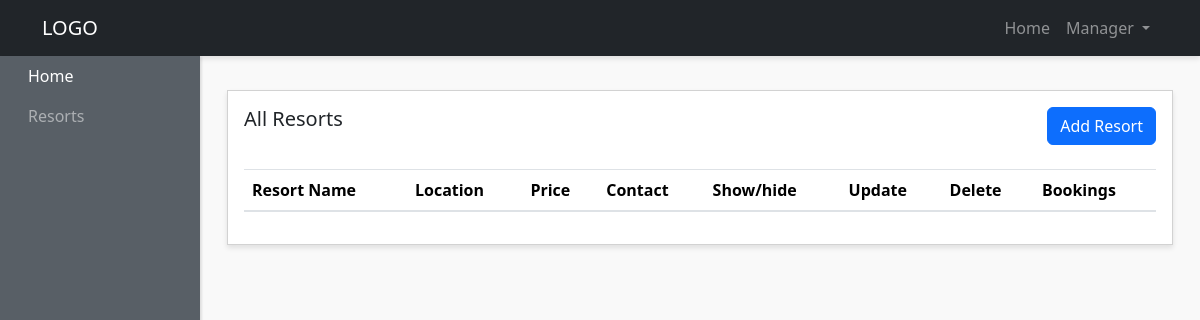
Page /admin-panel/resorts/show-resorts.php (signed in) on the earlier database version.
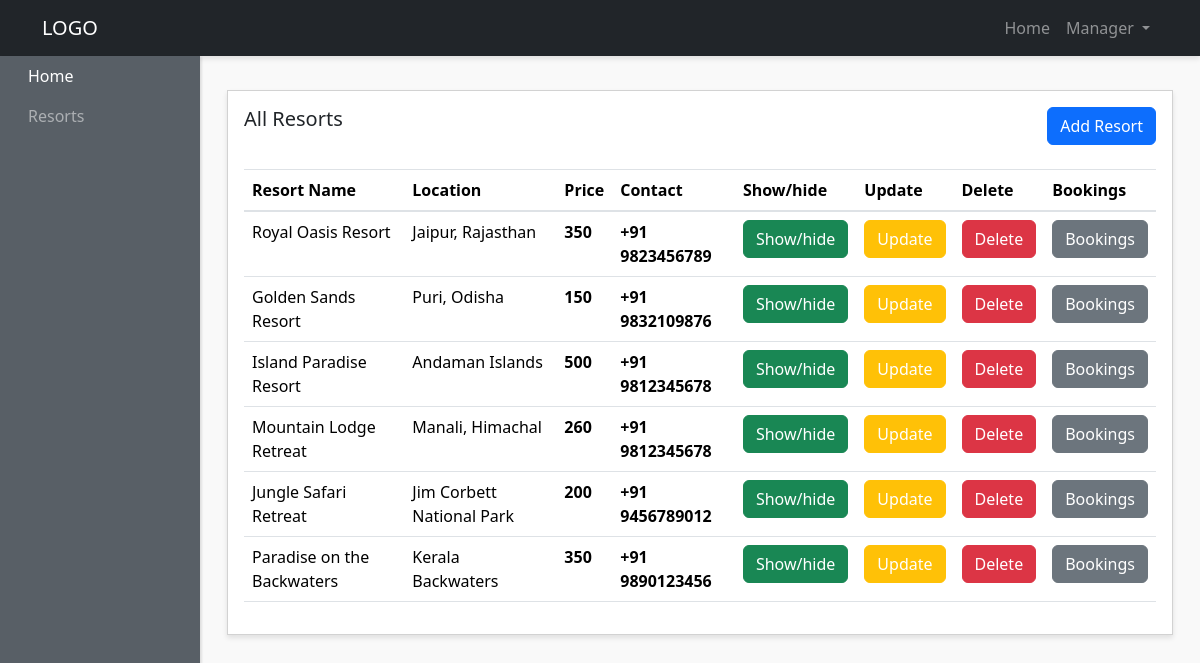
Same page on the later database version.
### tables this page shows
CREATE TABLE `resortinfo` (
  `id` int NOT NULL,
  `Name` text NOT NULL,
  `location` varchar(255) DEFAULT NULL,
  `address` varchar(255) DEFAULT NULL,
  `contact_info` varchar(255) DEFAULT NULL,
  `highlights` text,
  `amenities` text,
  `room_types` text,
  `price` int DEFAULT NULL,
  `poster` text NOT NULL,
  `discount` int NOT NULL,
  `rating` int NOT NULL,
  `overview` text NOT NULL,
  `more` text NOT NULL,
  `mid` int NOT NULL,
  `listing` int NOT NULL
);

### admin-panel/resorts/show-resorts.php (the view, shortened to what this page needs)
<?php require "../layouts/header.php"; ?>
<?php require "../../config/config.php"; ?>
<?php
  if (isset($_SESSION['managername'])) {
    $mid = $_SESSION['manager_id'];
    $resorts = $conn->query("SELECT * FROM resortinfo where mid=$mid");
  }
  else{
    $resorts = $conn->query("SELECT * FROM resortinfo");
  }
  $resorts->execute();
  $allResorts = $resorts->fetchAll(PDO::FETCH_OBJ);
?>
      <div class="row">
        <div class="col">
          <div class="card">
            <div class="card-body">
              <h5 class="card-title mb-4 d-inline">All Resorts</h5>
              <?php if(isset($_SESSION['managername'])) : ?>
             <a  href="<?php echo ADMINURL; ?>/resorts/create-resorts.php" class="btn btn-primary mb-4 text-center float-right">Add Resort</a>
             <?php endif; ?>
              <table class="table">
                <thead>
                  <tr>
                    <th scope="col">Resort Name</th>
                    <th scope="col">Location</th>
                    <th scope="col">Price</th>
                    <th scope="col">Contact</th>
                    <th scope="col">Show/hide</th>
                    <th scope="col">Update</th>
                    <th scope="col">Delete</th>
                    <th scope="col">Bookings</th>
                  </tr>
                </thead>
                <tbody>
                  <?php foreach($allResorts as $resort) : ?>
                    <tr>
                      <td><?php echo  $resort->Name; ?></td>
                      <td><?php echo  $resort->location; ?></td>
                      <th scope="row"><?php echo  $resort->price; ?></th>
                      <th><?php echo  $resort->contact_info; ?></th>
                      <td><a  href="./control-resorts.php?id=<?php echo $resort->id; ?>&setter=<?php if($resort->listing){echo '0';} else{ echo '1';} ?>" class="btn btn-<?php if($resort->listing){echo 'success';} else{ echo 'warning';} ?> text-white text-center ">Show/hide</a></td>
                      <td><a  href="update-resorts.php?id=<?php echo $resort->id; ?>" class="btn btn-warning text-white text-center ">Update </a></td>
                      <td><a href="delete-resorts.php?id=<?php echo $resort->id; ?>" class="btn btn-danger text-center ">Delete </a></td>
                      <td><a href="show-bookings.php?id=<?php echo $resort->id; ?>" class="btn btn-secondary text-center ">Bookings </a></td>
                    </tr>
                  <?php endforeach; ?>
                </tbody>
              </table>
            </div>
          </div>
        </div>
      </div>
 <?php require "../layouts/footer.php"; ?>

### admin-panel/layouts/header.php (shortened to what this page needs)
<!DOCTYPE html>
<html lang="en">
<head>
    <link href="http://maxcdn.bootstrapcdn.com/bootstrap/4.0.0/css/bootstrap.min.css" rel="stylesheet">
    <link href="https://cdn.jsdelivr.net/npm/bootstrap@5.3.2/dist/css/bootstrap.min.css" rel="stylesheet">
     <link href="<?php echo ADMINURL; ?>/styles/style.css" rel="stylesheet">
</head>
<body>
<div id="wrapper">
    <nav class="navbar header-top fixed-top navbar-expand-lg  navbar-dark bg-dark">
      <div class="container">
      <a class="navbar-brand" href="#">LOGO</a>
      <div class="collapse navbar-collapse" id="navbarText">
        <?php if(isset($_SESSION['adminname']) || isset($_SESSION['managername'])) : ?>
        <ul class="navbar-nav side-nav" >
          <li class="nav-item">
            <a class="nav-link text-white" style="margin-left: 20px;" href="<?php echo ADMINURL; ?>">Home
            </a>
          </li>
          <li class="nav-item">
            <a class="nav-link" href="<?php echo ADMINURL; ?>/resorts/show-resorts.php" style="margin-left: 20px;">Resorts</a>
          </li>
          <?php endif; ?>
        </ul>
        <ul class="navbar-nav ml-md-auto d-md-flex">
          <?php if(!isset($_SESSION['adminname']) && !isset($_SESSION['managername'])) : ?>
          <li class="nav-item">
            <a class="nav-link" href="<?php echo ADMINURL; ?>/admins/login-admins.php">login
              <span class="sr-only">(current)</span>
            </a>
          </li>
          <?php elseif (isset($_SESSION['managername'])) : ?>
          <li class="nav-item">
            <a class="nav-link" href="<?php echo ADMINURL; ?>">Home
            </a>
          </li>
          <li class="nav-item dropdown">
            <a class="nav-link dropdown-toggle" href="#" id="navbarDropdown" role="button" data-toggle="dropdown" aria-haspopup="true" aria-expanded="false">
              <?php echo $_SESSION['managername']; ?>
            </a>
          </li>
          <?php endif; ?>
        </ul>
      </div>
    </div>
    </nav>
    <div class="container-fluid">

### admin-panel/layouts/footer.php (shortened to what this page needs)
</div>
</body>
</html>

### admin-panel/styles/style.css (style rules this page uses)
body { background:#f9f9f9; }
#wrapper { padding:90px 15px; }
.navbar-expand-lg .navbar-nav.side-nav { flex-direction: column; }
.card { margin-bottom: 15px; border-radius:0; box-shadow: 0 3px 5px rgba(0,0,0,.1); }
.header-top { box-shadow: 0 3px 5px rgba(0,0,0,.1) }
@media (min-width:992px) { #wrapper { margin-left: 200px;padding: 90px 15px 15px; } }
@media (min-width:992px) { .navbar-nav.side-nav { background: #585f66;box-shadow: 2px 1px 2px rgba(0,0,0,.1);position:fixed;top:56px;flex-direction: column!important;left:0;width:200px;overflow-y:auto;bottom:0;overflow-x:hidden;padding-bottom:40px } }

Differences in the rows shown:
now on this page (row edited): resortinfo: Name "Royal Oasis Resort", location "Jaipur, Rajasthan", price "350", contact_info "+91 9823456789"
now on this page (row edited): resortinfo: Name "Golden Sands Resort", location "Puri, Odisha", price "150", contact_info "+91 9832109876"
now on this page (row edited): resortinfo: Name "Island Paradise Resort", location "Andaman Islands", price "500", contact_info "+91 9812345678"
now on this page (row edited): resortinfo: Name "Mountain Lodge Retreat", location "Manali, Himachal", price "260", contact_info "+91 9812345678"
now on this page (row edited): resortinfo: Name "Jungle Safari Retreat", location "Jim Corbett National Park", price "200", contact_info "+91 9456789012"
now on this page (row edited): resortinfo: Name "Paradise on the Backwaters", location "Kerala Backwaters", price "350", contact_info "+91 9890123456"
